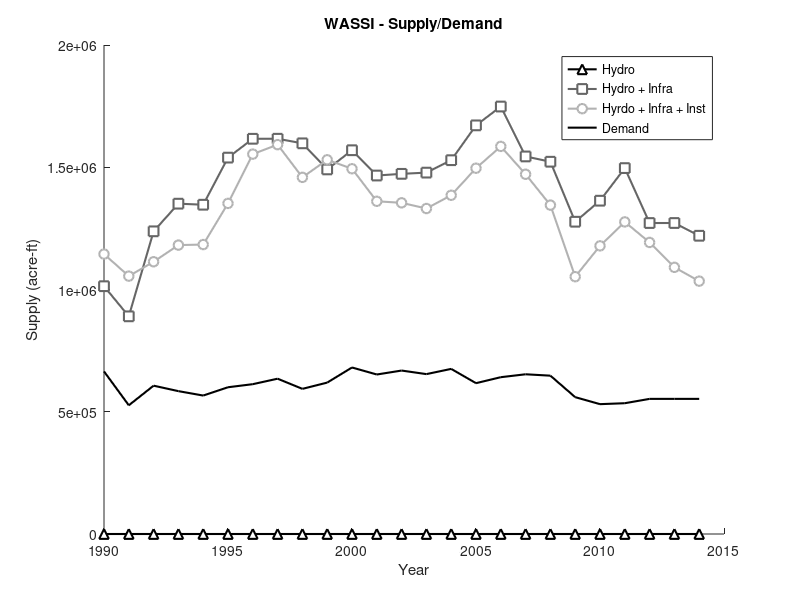
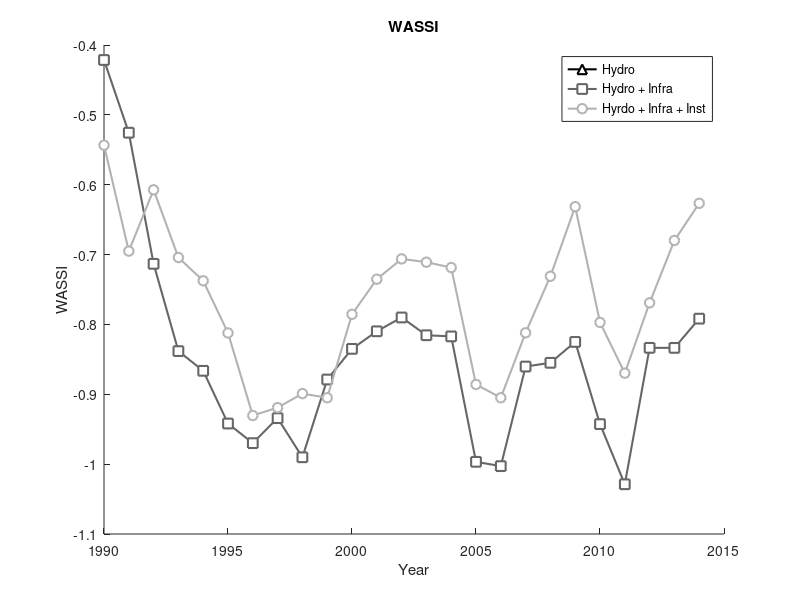

The MATLAB script that drew these images, in order: (Note: this script raises an error after producing the figures.)
%% INITIALIZE DATA
clear all; close all; clc;

load('years')
load('demand')
load('supply')

wassi = demand ./ supply;
wassi_log = log(wassi);

num_indices = size(supply, 2);

%% INITIALIZE PLOTS
RGB = [0 0 0; 0.4 0.4 0.4;0.7 0.7 0.7];
m = {'^','s','o'};
fsize = 12; 
fweight = 'bold';

%% PLOT DATA
figure
hold on
% Plot different supply values
for index = 1:num_indices
    plot(years, supply(:, index), ['-', m{index}], 'markeredgecolor', RGB(index, :),...
        'markerfacecolor',[1 1 1],'markersize', 7, 'color', RGB(index, :), 'linewidth', 1.5);
end
% Plot demand values
plot(years, demand, 'markeredgecolor', RGB(1, :),...
    'markerfacecolor',[1 1 1],'markersize', 7, 'color', RGB(1, :), 'linewidth', 1.5);

title('WASSI - Supply/Demand');
xlabel('Year');
ylabel('Supply (acre-ft)');
legend('Hydro', 'Hydro + Infra', 'Hyrdo + Infra + Inst', 'Demand');
hold off

%% Log WASSI figure
figure
hold on
% Plot different WASSI indices
for index = 1:num_indices
    plot(years, wassi_log(:, index), ['-', m{index}], 'markeredgecolor', RGB(index, :),...
        'markerfacecolor',[1 1 1],'markersize', 7, 'color', RGB(index, :), 'linewidth', 1.5);
end

title('WASSI');
xlabel('Year');
ylabel('WASSI');
legend('Hydro', 'Hydro + Infra', 'Hyrdo + Infra + Inst');

tick_vals = [0.05, 0.1, 0.5, 1, 5, 10, floor(max(max(wassi)))];
yticks(log(tick_vals));
yticklabels(string(tick_vals));
hold off

%% Subplots WASSI Figure
fig = figure;
hold on
% Plot different WASSI indices
titles = ["Hydro", "Hydro + Infra", "Hyrdo + Infra + Inst"];
for index = 1:num_indices
    subplot(3, 1, index);
    plot(years, wassi(:, index), ['-', m{index}], 'markeredgecolor', RGB(index, :),...
        'markerfacecolor',[1 1 1],'markersize', 7, 'color', RGB(index, :), 'linewidth', 1.5);
    title(titles(index));
end

supAxes = [.09 .12 .85 .825];
suplabel('Year', 'x', supAxes);
suplabel('WASSI Index', 'y', supAxes);
suplabel('WASSI', 't', supAxes);
hold off
